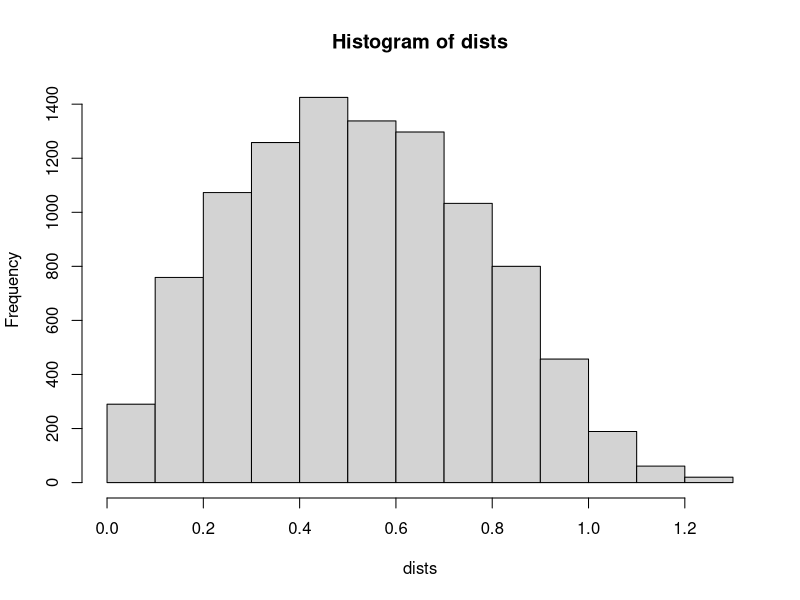

Write the R code that produced this figure.
dists<-c()
for (i in 1:10000)	{
	P1<-runif(2)
	P2<-runif(2)
	dist<-sqrt(sum((P1-P2)^2))
	dists<-c(dists, dist)
}
mean.dist<-mean(dists)
sd.dist<-sd(dists)
cat(mean.dist, sd.dist,"\n")
hist(dists)